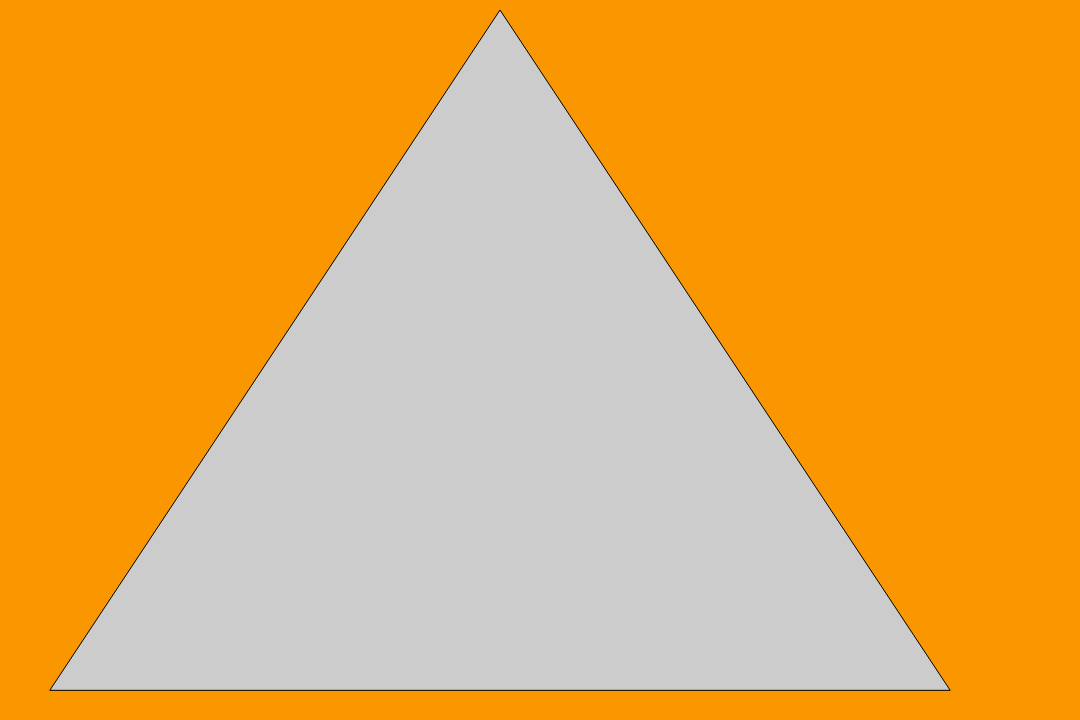
Frame 1 (no input)
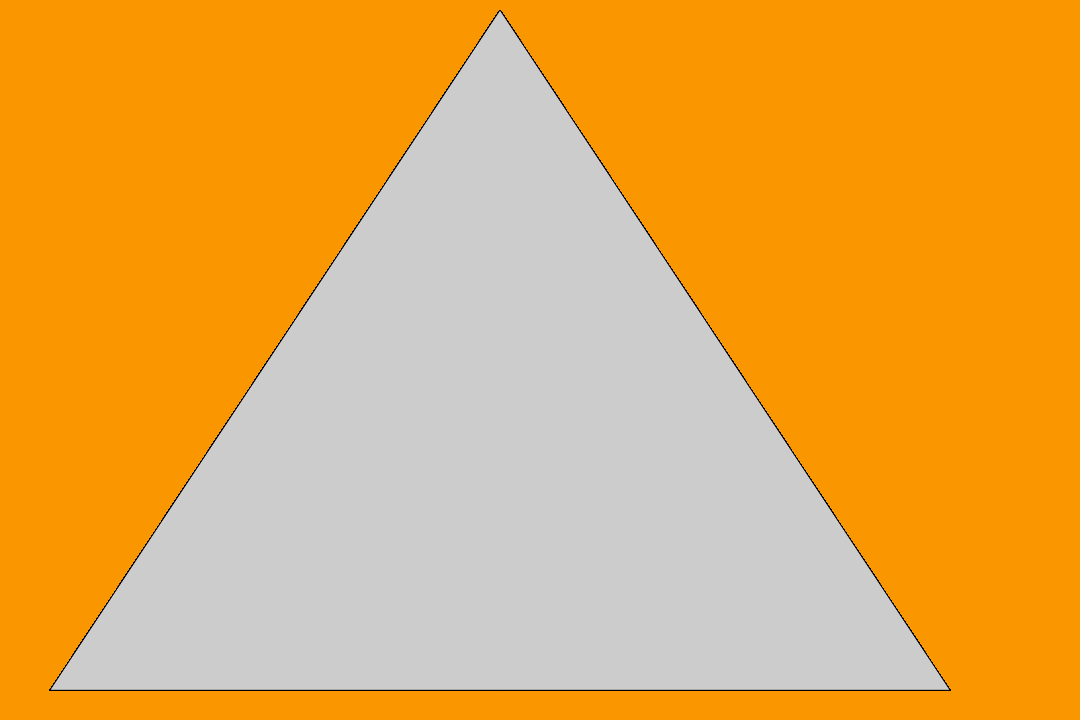
Frame 60 (no input)
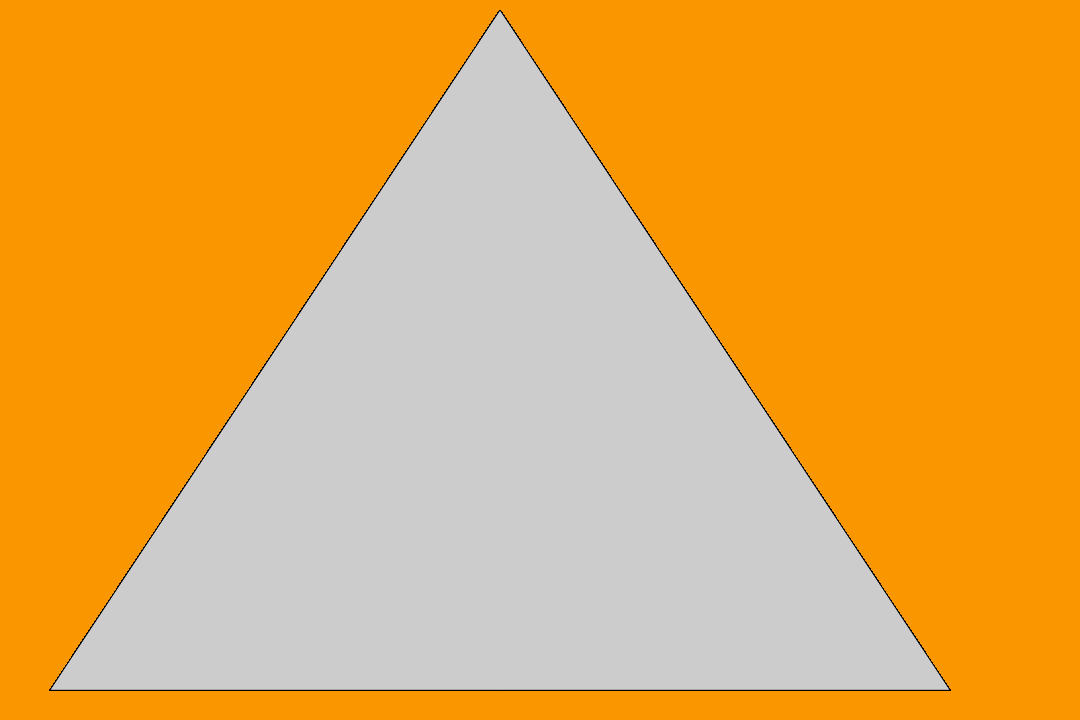
Frame 120 (the mouse pressed at the canvas centre since frame 60)

The p5.js sketch that drew these frames (run headless with seeded random() and noise() and a simulated clock; from frame 60 on, the mouse is pressed at the canvas centre):

// p5.js sketch
// ── sketch.js


function setup() {
  // put setup code here
    createCanvas(1080, 720);
    background(250,150,0);
}

function draw() {
  // put drawing code here
  fill(204);
  triangle(50, 690, 500, 10, 950, 690); 

}
